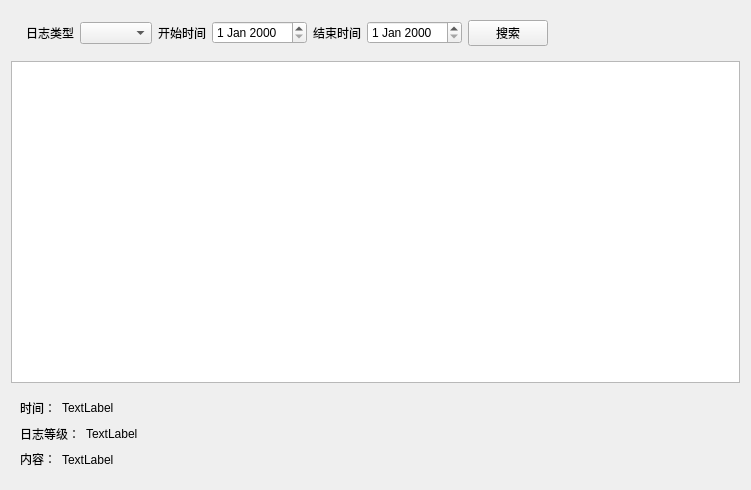
<?xml version="1.0" encoding="UTF-8"?>
<ui version="4.0">
 <class>LoggerView</class>
 <widget class="QWidget" name="LoggerView">
  <property name="geometry">
   <rect>
    <x>0</x>
    <y>0</y>
    <width>751</width>
    <height>490</height>
   </rect>
  </property>
  <property name="windowTitle">
   <string>Form</string>
  </property>
  <layout class="QVBoxLayout" name="verticalLayout" stretch="0,1,0">
   <item>
    <layout class="QHBoxLayout" name="horizontalLayout">
     <property name="leftMargin">
      <number>9</number>
     </property>
     <property name="topMargin">
      <number>9</number>
     </property>
     <property name="rightMargin">
      <number>9</number>
     </property>
     <property name="bottomMargin">
      <number>9</number>
     </property>
     <item>
      <widget class="queryHeader" name="queryControl" native="true">
       <property name="sizePolicy">
        <sizepolicy hsizetype="Preferred" vsizetype="Preferred">
         <horstretch>0</horstretch>
         <verstretch>0</verstretch>
        </sizepolicy>
       </property>
      </widget>
     </item>
     <item>
      <widget class="QLabel" name="label_2">
       <property name="text">
        <string>日志类型</string>
       </property>
      </widget>
     </item>
     <item>
      <widget class="QComboBox" name="comboBox"/>
     </item>
     <item>
      <widget class="QLabel" name="label_4">
       <property name="text">
        <string>开始时间</string>
       </property>
      </widget>
     </item>
     <item>
      <widget class="QDateEdit" name="dateEdit_start"/>
     </item>
     <item>
      <widget class="QLabel" name="label_6">
       <property name="text">
        <string>结束时间</string>
       </property>
      </widget>
     </item>
     <item>
      <widget class="QDateEdit" name="dateEdit_end"/>
     </item>
     <item>
      <widget class="QPushButton" name="pushButton_query">
       <property name="text">
        <string>搜索</string>
       </property>
      </widget>
     </item>
     <item>
      <spacer name="horizontalSpacer">
       <property name="orientation">
        <enum>Qt::Horizontal</enum>
       </property>
       <property name="sizeHint" stdset="0">
        <size>
         <width>40</width>
         <height>20</height>
        </size>
       </property>
      </spacer>
     </item>
    </layout>
   </item>
   <item>
    <widget class="QTableView" name="tableView"/>
   </item>
   <item>
    <widget class="QFrame" name="frame_loggerInfo">
     <layout class="QVBoxLayout" name="verticalLayout_2">
      <property name="topMargin">
       <number>9</number>
      </property>
      <property name="bottomMargin">
       <number>9</number>
      </property>
      <item>
       <layout class="QHBoxLayout" name="horizontalLayout_2">
        <item>
         <widget class="QLabel" name="label">
          <property name="text">
           <string>时间：</string>
          </property>
         </widget>
        </item>
        <item>
         <widget class="QLabel" name="label_dateTime">
          <property name="text">
           <string>TextLabel</string>
          </property>
         </widget>
        </item>
        <item>
         <spacer name="horizontalSpacer_2">
          <property name="orientation">
           <enum>Qt::Horizontal</enum>
          </property>
          <property name="sizeHint" stdset="0">
           <size>
            <width>40</width>
            <height>20</height>
           </size>
          </property>
         </spacer>
        </item>
       </layout>
      </item>
      <item>
       <layout class="QHBoxLayout" name="horizontalLayout_4">
        <item>
         <widget class="QLabel" name="label_3">
          <property name="text">
           <string>日志等级：</string>
          </property>
         </widget>
        </item>
        <item>
         <widget class="QLabel" name="label_loggerLevel">
          <property name="text">
           <string>TextLabel</string>
          </property>
         </widget>
        </item>
        <item>
         <spacer name="horizontalSpacer_3">
          <property name="orientation">
           <enum>Qt::Horizontal</enum>
          </property>
          <property name="sizeHint" stdset="0">
           <size>
            <width>40</width>
            <height>20</height>
           </size>
          </property>
         </spacer>
        </item>
       </layout>
      </item>
      <item>
       <layout class="QHBoxLayout" name="horizontalLayout_5" stretch="0,1,0">
        <item>
         <widget class="QLabel" name="label_5">
          <property name="text">
           <string>内容：</string>
          </property>
          <property name="alignment">
           <set>Qt::AlignLeading|Qt::AlignLeft|Qt::AlignTop</set>
          </property>
         </widget>
        </item>
        <item>
         <widget class="QLabel" name="label_content">
          <property name="text">
           <string>TextLabel</string>
          </property>
          <property name="wordWrap">
           <bool>true</bool>
          </property>
         </widget>
        </item>
        <item>
         <spacer name="horizontalSpacer_4">
          <property name="orientation">
           <enum>Qt::Horizontal</enum>
          </property>
          <property name="sizeHint" stdset="0">
           <size>
            <width>40</width>
            <height>20</height>
           </size>
          </property>
         </spacer>
        </item>
       </layout>
      </item>
     </layout>
    </widget>
   </item>
  </layout>
 </widget>
 <customwidgets>
  <customwidget>
   <class>queryHeader</class>
   <extends>QWidget</extends>
   <header>queryHeader.h</header>
   <container>1</container>
  </customwidget>
 </customwidgets>
 <resources/>
 <connections/>
</ui>
